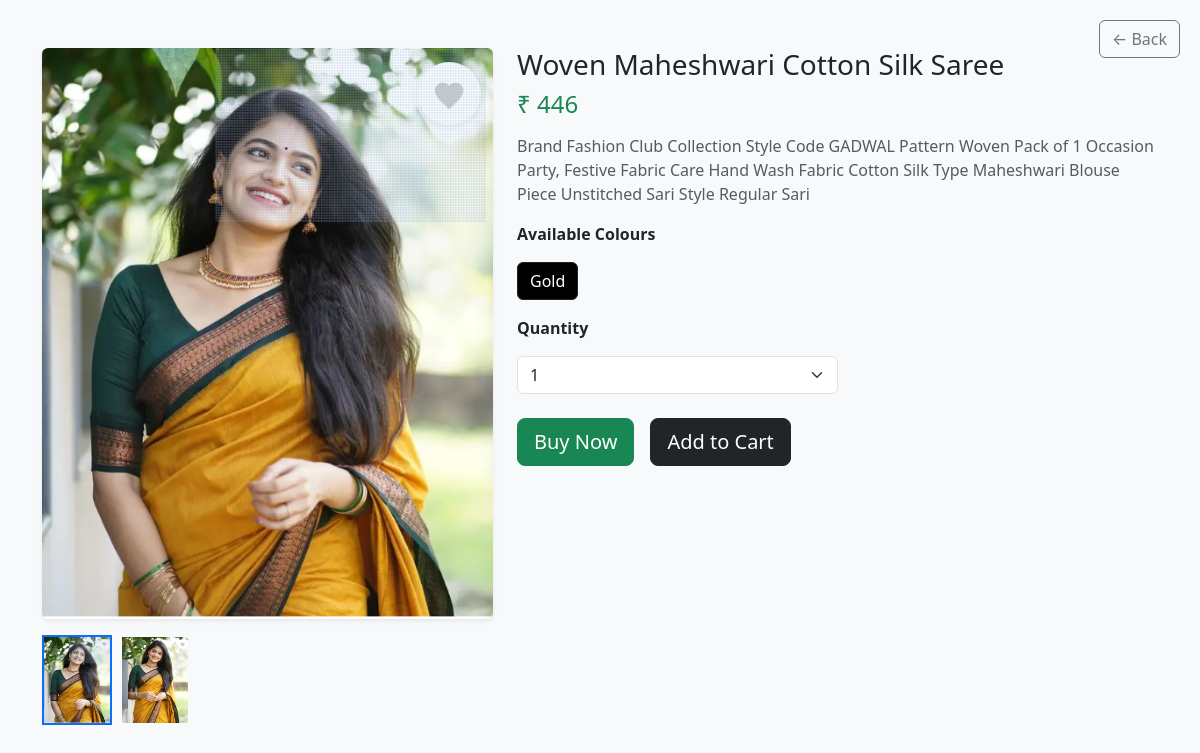
The page /product/19 on the database its author committed.
### tables this page shows
CREATE TABLE products (
    id INTEGER PRIMARY KEY AUTOINCREMENT,
    name TEXT NOT NULL,
    price INTEGER NOT NULL,
    description TEXT
, quantity INTEGER DEFAULT 0);

CREATE TABLE "product_images" (
    id INTEGER PRIMARY KEY AUTOINCREMENT,
    product_id INTEGER,
    color TEXT,
    image TEXT
, quantity INTEGER DEFAULT 0);

### app.py (the view)
@app.route("/product/<int:product_id>")
def product_detail(product_id):
    conn = get_db()
    cur = conn.cursor()
    cur.execute("""
        SELECT id, name, price, description, quantity
        FROM products
        WHERE id = ?
    """, (product_id,))
    product = cur.fetchone()
    if not product:
        conn.close()
        return redirect("/")
    if product[4] <= 0:
        conn.close()
        return redirect("/")
    cur.execute("""
        SELECT color, image
        FROM product_images
        WHERE product_id = ?
    """, (product_id,))
    rows = cur.fetchall()
    conn.close()
    images_by_colour = {}
    for colour, image in rows:
        safe_colour = colour if colour else "Default"
        images_by_colour.setdefault(safe_colour, []).append("images/" + image)
    return render_template(
        "product.html",
        product=product,              # (id, name, price, description, quantity)
        images_by_colour=images_by_colour,
        cart=session.get("cart", [])
    )

### app.py (called while the page is built)
def get_db():
    conn = sqlite3.connect(
        "database.db",
        timeout=30,              # wait instead of locking
        check_same_thread=False  # allow Flask threads
    )
    conn.row_factory = sqlite3.Row
    conn.execute("PRAGMA journal_mode=WAL;")
    conn.execute("PRAGMA synchronous=NORMAL;")
    return conn

### templates/product.html (shortened to what this page needs)
<!DOCTYPE html>
<html lang="en">
<head>
    <link href="https://cdn.jsdelivr.net/npm/bootstrap@5.3.2/dist/css/bootstrap.min.css" rel="stylesheet">
</head>
<body class="bg-light">
<div style="position: absolute; top: 20px; right: 20px; z-index: 1000;">
    <button onclick="history.back()" class="btn btn-outline-secondary">
        ← Back
    </button>
</div>
<div class="container mt-5">
    <div class="row">
        <div class="col-md-5">
            {% set first_colour = images_by_colour.keys()|list|first %}
            {% set first_image = images_by_colour[first_colour][0] %}
            <img id="mainImage"
                 src="{{ url_for('static', filename=first_image) }}"
                 class="img-fluid rounded shadow-sm mb-3">
            <div id="thumbContainer" class="d-flex gap-2 flex-wrap">
                {% for img in images_by_colour[first_colour] %}
                    <img src="{{ url_for('static', filename=img) }}"
                         class="thumb {% if loop.first %}active{% endif %}"
                         onclick="changeMainImage('{{ img }}', this)">
                {% endfor %}
            </div>
        </div>
        <div class="col-md-7">
            <h3>{{ product[1] }}</h3>
            <h4 class="text-success">₹ {{ product[2] }}</h4>
            <p class="text-muted mt-3">
                {{ product[3] }}
            </p>
            <p class="fw-bold mt-3">Available Colours</p>
            <div id="colorButtons" class="mb-3">
                {% for colour in images_by_colour.keys() %}
                    <button type="button"
                            class="btn btn-outline-dark me-2 color-btn {% if loop.first %}active{% endif %}"
                            onclick="changeColour('{{ colour }}', this)">
                        {{ colour }}
                    </button>
                {% endfor %}
            </div>
            {% if product[4] > 0 %}
                <p class="fw-bold mt-3">Quantity</p>
                <select class="form-select w-50 mb-4" id="quantitySelect">
                    {% for i in range(1, product[4] + 1) %}
                        <option value="{{ i }}">{{ i }}</option>
                    {% endfor %}
                </select>
                <div class="d-flex gap-3">
                    <form method="post" action="/buy_now/{{ product[0] }}">
                        <button type="submit" class="btn btn-success btn-lg">
                            Buy Now
                        </button>
                    </form>
                    <form method="post" action="/add_to_cart">
                        <button type="submit" class="btn btn-dark btn-lg">
                            Add to Cart
                        </button>
                    </form>
                </div>
            {% else %}
                <button class="btn btn-secondary btn-lg mt-3" disabled>
                    Out of Stock
                </button>
            {% endif %}
        </div>
    </div>
</div>
</body>
</html>

### templates/product.html (style rules this page uses)
.thumb { width: 70px; height: 90px; object-fit: cover; cursor: pointer; border: 2px solid transparent; }
.thumb.active { border: 2px solid #0d6efd; }
.color-btn.active { background: #000; color: #fff; }

### rows shown on the page
products: name "Woven Maheshwari Cotton Silk Saree", price "446", description "Brand Fashion Club Collection Style Code GADWAL Pattern Woven Pack of 1 Occasion Party, Festive Fabric Care Hand Wash Fabric Cotton Silk Type Maheshwari Blouse Piece Unstitched Sari Style Regular Sari", quantity "1"
product_images: color "Gold"
